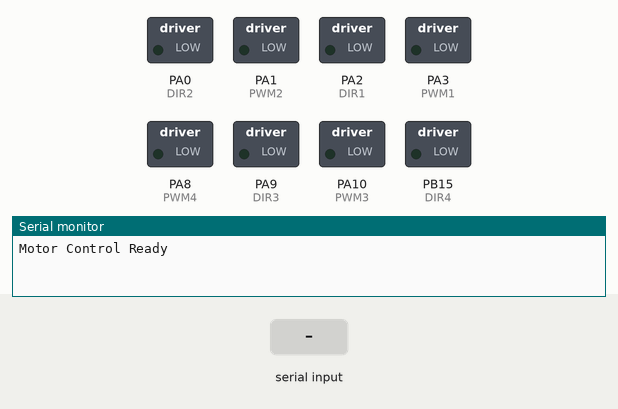
Recording of a sketch running on a simulated STM32 Blue Pill. Parts: switched loads named in the sketch (green lamp = pin HIGH), the last lines printed to the serial monitor. The inputs (shaded band) are chosen by the test bench.

Above: at 1.2 s.
1.3 s: "90,45\n" received over the second serial link
At 1.7 s:
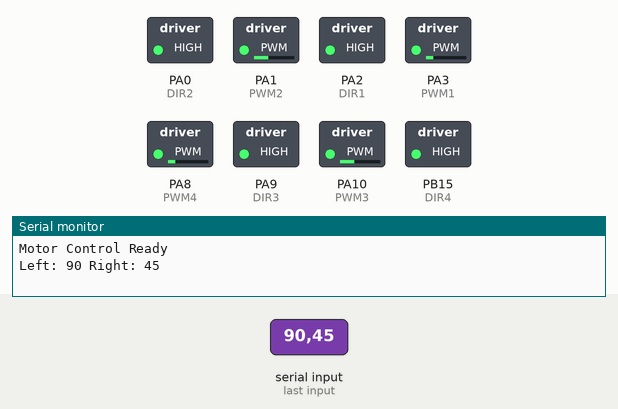
2.8 s: "30,150\n" received over the second serial link
At 4.0 s:
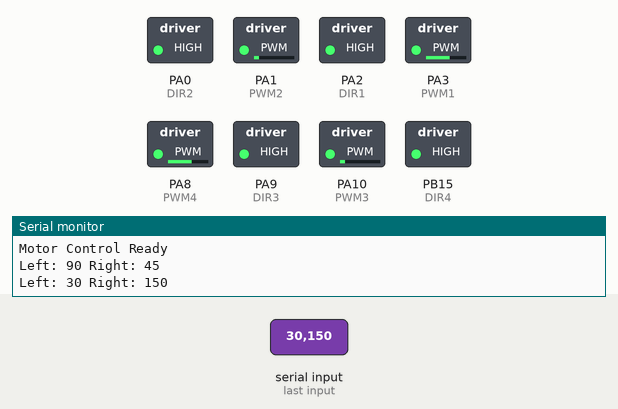
4.3 s: "1,90\n" received over the second serial link
At 5.2 s:
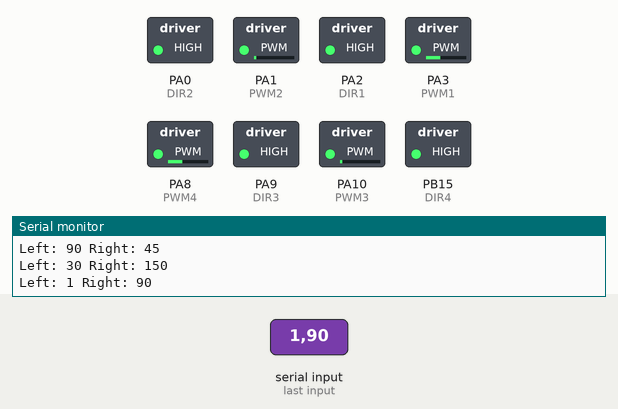
Timing chart, 0 to 7.3 s (numbered marks = the images above; inputs shaded):
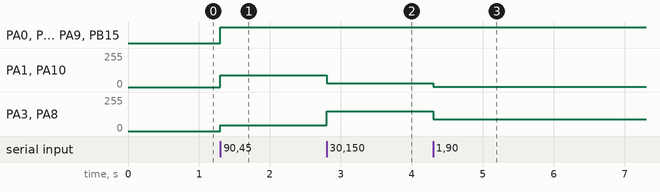

The sketch:

motors_keyboard.ino
```cpp
//////////////////////////////////////////////////
// MOTOR 1
//////////////////////////////////////////////////

#define PWM1  PA3
#define DIR1  PA2

//////////////////////////////////////////////////
// MOTOR 2
//////////////////////////////////////////////////

#define PWM2  PA1
#define DIR2  PA0

//////////////////////////////////////////////////
// MOTOR 3
//////////////////////////////////////////////////

#define PWM3  PA10
#define DIR3  PA9

//////////////////////////////////////////////////
// MOTOR 4
//////////////////////////////////////////////////

#define PWM4  PA8
#define DIR4  PB15

//////////////////////////////////////////////////
// UART2
// PA3 = RX
// PA2 = TX
//////////////////////////////////////////////////

HardwareSerial Serial2(PB7, PB6);

//////////////////////////////////////////////////
// SETUP
//////////////////////////////////////////////////

void setup()
{
    //////////////////////////////////////////////////
    // DEBUG SERIAL
    //////////////////////////////////////////////////

    Serial.begin(115200);

    //////////////////////////////////////////////////
    // UART TO RASPBERRY PI
    //////////////////////////////////////////////////

    Serial2.begin(115200);

    //////////////////////////////////////////////////
    // MOTOR PINS
    //////////////////////////////////////////////////

    pinMode(PWM1, OUTPUT);
    pinMode(DIR1, OUTPUT);

    pinMode(PWM2, OUTPUT);
    pinMode(DIR2, OUTPUT);

    pinMode(PWM3, OUTPUT);
    pinMode(DIR3, OUTPUT);

    pinMode(PWM4, OUTPUT);
    pinMode(DIR4, OUTPUT);

    //////////////////////////////////////////////////
    // STOP ALL MOTORS
    //////////////////////////////////////////////////

    analogWrite(PWM1, 0);
    analogWrite(PWM2, 0);
    analogWrite(PWM3, 0);
    analogWrite(PWM4, 0);

    Serial.println("Motor Control Ready");
}

//////////////////////////////////////////////////
// LOOP
//////////////////////////////////////////////////

void loop()
{
    receiveTargets();
}

//////////////////////////////////////////////////
// RECEIVE UART DATA
//////////////////////////////////////////////////

void receiveTargets()
{
    static String data = "";

    while (Serial2.available())
    {
        char c = Serial2.read();

        //////////////////////////////////////////////////
        // MESSAGE COMPLETE
        //////////////////////////////////////////////////

        if (c == '\n')
        {
            int comma = data.indexOf(',');

            //////////////////////////////////////////////////
            // VALID MESSAGE
            //////////////////////////////////////////////////

            if (comma > 0)
            {
                int leftSpeed =
                    data.substring(0, comma).toInt();

                int rightSpeed =
                    data.substring(comma + 1).toInt();

                //////////////////////////////////////////////////
                // DEBUG
                //////////////////////////////////////////////////

                Serial.print("Left: ");
                Serial.print(leftSpeed);

                Serial.print(" Right: ");
                Serial.println(rightSpeed);

                //////////////////////////////////////////////////
                // LEFT SIDE MOTORS
                //////////////////////////////////////////////////

                driveMotor(
                    PWM2,
                    DIR2,
                    leftSpeed
                );

                driveMotor(
                    PWM3,
                    DIR3,
                    leftSpeed
                );

                //////////////////////////////////////////////////
                // RIGHT SIDE MOTORS
                //////////////////////////////////////////////////

                driveMotor(
                    PWM1,
                    DIR1,
                    rightSpeed
                );

                driveMotor(
                    PWM4,
                    DIR4,
                    rightSpeed
                );
            }

            //////////////////////////////////////////////////
            // CLEAR BUFFER
            //////////////////////////////////////////////////

            data = "";
        }

        //////////////////////////////////////////////////
        // BUILD MESSAGE
        //////////////////////////////////////////////////

        else
        {
            data += c;
        }
    }
}

//////////////////////////////////////////////////
// SIMPLE MOTOR DRIVER
//////////////////////////////////////////////////

void driveMotor(
    int pwmPin,
    int dirPin,
    int speedVal
)
{
    //////////////////////////////////////////////////
    // LIMIT PWM
    //////////////////////////////////////////////////

    int pwm = abs(speedVal);

    if (pwm > 255)
        pwm = 255;

    //////////////////////////////////////////////////
    // DIRECTION
    //////////////////////////////////////////////////

    if (speedVal >= 0)
        digitalWrite(dirPin, HIGH);
    else
        digitalWrite(dirPin, LOW);

    //////////////////////////////////////////////////
    // SPEED
    //////////////////////////////////////////////////

    analogWrite(pwmPin, pwm);
}
```

Measured:
- after the input at 1.3 s, PA0 (DIR2), PA2 (DIR1), PA9 (DIR3), PB15 (DIR4): LOW → HIGH at once; PA1 (PWM2), PA10 (PWM3): 0/255 → 90/255 at once; PA3 (PWM1), PA8 (PWM4): 0/255 → 45/255 at once
- after the input at 2.8 s, PA1 (PWM2), PA10 (PWM3): 90/255 → 30/255 at once; PA3 (PWM1), PA8 (PWM4): 45/255 → 150/255 at once
- after the input at 4.3 s, PA1 (PWM2), PA10 (PWM3): 30/255 → 1/255 at once; PA3 (PWM1), PA8 (PWM4): 150/255 → 90/255 at once
